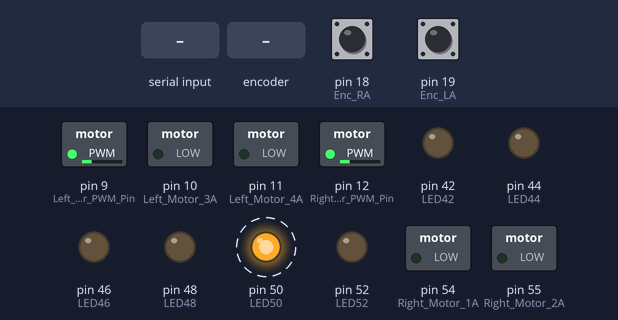
Bench run of a sketch on a simulated Arduino Mega 2560, built with avr-gcc and run on an emulated ATmega2560. Shown: switched loads named in the sketch (green lamp = pin HIGH), output pins drawn as LEDs (lit = HIGH). Dashed ring = blinking. Inputs (shaded band) come from the test bench; at power-on: pin 18 (Enc_RA) HIGH, pin 19 (Enc_LA) HIGH.

Above: at 1.26 s.
1.3 s: "W" received over the second serial link
At 1.81 s:
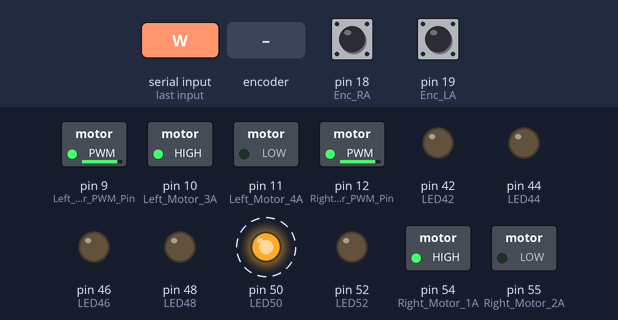
4.3 s: "S" received over the second serial link
At 5.01 s:
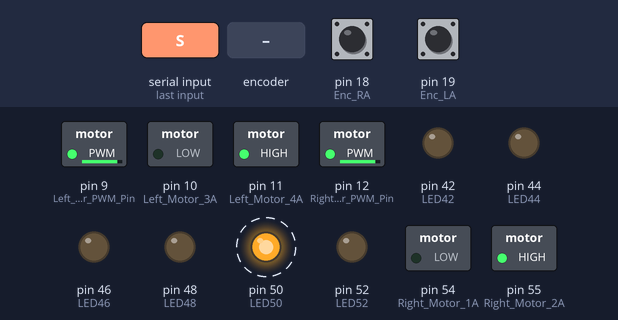
7.3 s: "A" received over the second serial link
At 8.21 s:
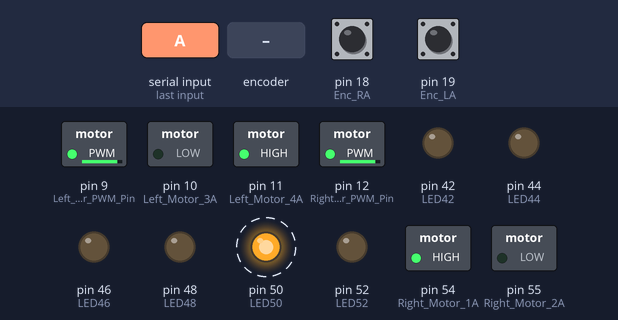
10.3 s: "D" received over the second serial link
At 11.41 s:
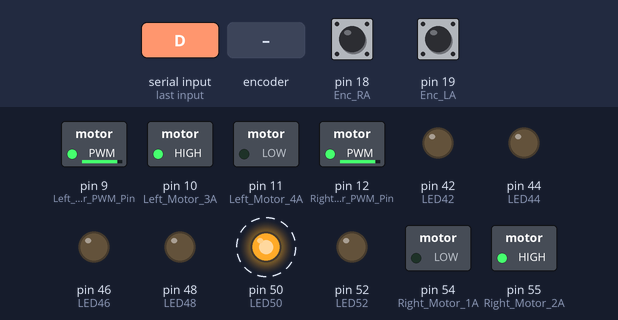
13.3 s: "H" received over the second serial link
At 14.61 s:
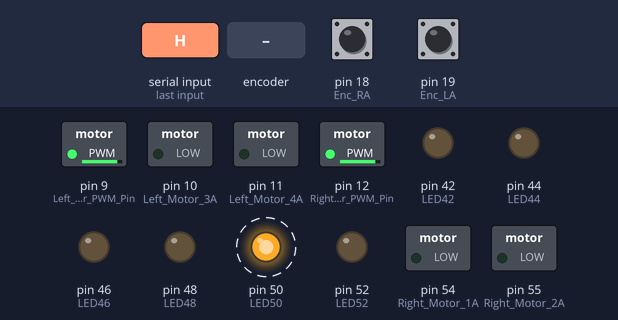
16.3 s: rotary encoder on pin 18 (Enc_RA) / pin 16 (Enc_RB) turned 1 step (first pin leading)
Timing chart, 0 to 20.3 s (numbered marks = the images above; inputs shaded):
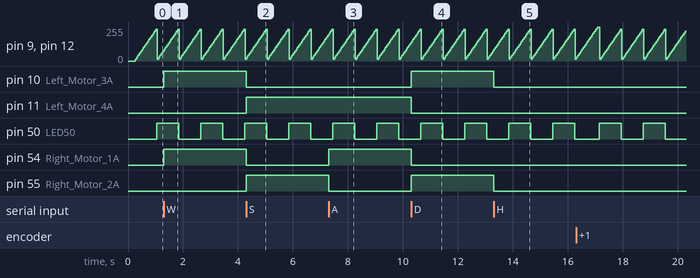

Measured:
- after the input at 1.3 s, pin 10 (Left_Motor_3A), pin 54 (Right_Motor_1A): LOW → HIGH at once
- after the input at 4.3 s, pin 10 (Left_Motor_3A), pin 54 (Right_Motor_1A): HIGH → LOW at once; pin 11 (Left_Motor_4A), pin 55 (Right_Motor_2A): LOW → HIGH at once
- after the input at 7.3 s, pin 54 (Right_Motor_1A): LOW → HIGH at once; pin 55 (Right_Motor_2A): HIGH → LOW at once
- after the input at 10.3 s, pin 10 (Left_Motor_3A), pin 55 (Right_Motor_2A): LOW → HIGH at once; pin 11 (Left_Motor_4A), pin 54 (Right_Motor_1A): HIGH → LOW at once
- after the input at 13.3 s, pin 10 (Left_Motor_3A), pin 55 (Right_Motor_2A): HIGH → LOW at once
- by itself, pin 9 (Left_Motor_PWM_Pin), pin 12 (Right_Motor_PWM_Pin): ramps from 15/255 to 255/255 and jumps back, once every 0.80 s
- by itself, pin 50 (LED50): alternates HIGH for 0.80 s and LOW for 0.80 s

The sketch:

R_TTG_Timers_Encoder_test_PID_4.ino
```cpp
  #include "init_header.h"
  //#include <WProgram.h>

  #define Enc_RA 18
  #define Enc_RB 16

  #define Enc_LA 19
  #define Enc_LB 17

  unsigned int timer4_counter = 0;
  unsigned int timer3_counter = 0;
  unsigned int i = 0;
  unsigned int j = 0;

  unsigned char L_Motor_dir = 0;
  unsigned char R_Motor_dir = 0;
  int  L_Motor_Pos = 0;
  int  R_Motor_Pos = 0;

  int l_enc = 0;
  unsigned int l_enc_temp;
  int r_enc = 0;
  unsigned int r_enc_temp;

  bool timer4_flag = 0;
  bool timer3_flag = 0;

  //unsigned int time_elapsed;
  unsigned int L_min_time = 65535;
  unsigned int R_min_time = 65535;

  long unsigned int goal_Pos = 0;
  unsigned int Pos_inc = 18;
  /*
  int Kp = 3;
  int Kpper = 1;    // never be 0

  int Kpi = 2;
  int Kpiper = 3;    // never be 0

  int Ki = 1;
  int Kiper = 50;    // never be 0
   */

  int Kp = 3;
  int Kpper = 1;    // never be 0

  int Kpi = 2;
  int Kpiper = 3;    // never be 0

  int Ki = 0;
  int Kiper = 50;    // never be 0


  int stab_imp = 5;
  long unsigned int Left_Motor_pos = 0;
  long unsigned int Right_Motor_pos = 0;
  int Left_I_error = 0;
  int Right_I_error = 0;

  int I_error = 0;
  int PI_error;

  int error;

  int Left_Motor_PWM = 0;
  int Right_Motor_PWM = 0;

  void Left_Motor_(unsigned int dir);
  void Right_Motor_(unsigned int dir);

  unsigned int l_motor_interrupts;
  unsigned int r_motor_interrupts;

  void setup(){
    LED_Init();
    Encoder_Init();
    Motor_Init();

    attachInterrupt(5, RA_interrupt, CHANGE);  //Pin 18
    attachInterrupt(4, LA_interrupt, CHANGE);  //Pin 19

    Serial.begin(9600);
    Serial3.begin(9600);

    noInterrupts();           // disable all interrupts
    timer4_Init(64);    //timer4(prescaler); 8, 64, 256, 1024
    // timer4_counter = 40535;    // 10Hz - PID + samples
    timer4_counter = 53035;  //20 Hz

    timer3_Init(256);
    timer3_counter = 15535;
    //    timer3_counter = 15535;    // 5 Hz - increment
    interrupts();             // enable all interrupts

  }

  //////////////////////////Loop//////////////////////////
  void loop(){
    unsigned char inByte = Serial3.read();

    if(inByte == 'W'){
      Left_Motor_(FOWARD);
      Right_Motor_(FOWARD);
      //     Left_Motor_PWM = 200;
      //     Right_Motor_PWM = 200;
    }
    else if(inByte == 'S'){
      Left_Motor_(BACKWARD);
      Right_Motor_(BACKWARD);
      //   Left_Motor_PWM = 200;
      //   Right_Motor_PWM = 200;
    }
    else if(inByte == 'A'){
      Left_Motor_(BACKWARD);
      Right_Motor_(FOWARD);
      //   Left_Motor_PWM = 200;
      //   Right_Motor_PWM = 200;
    }
    else if(inByte == 'D'){
      Left_Motor_(FOWARD);
      Right_Motor_(BACKWARD);
      //      Left_Motor_PWM = 200;
      //      Right_Motor_PWM = 200;
    }
    else if(inByte == 'H'){
      Left_Motor_ (STOP);
      Right_Motor_(STOP);

      if(l_enc !=0 && r_enc !=0){
        Left_Motor_PWM = 0;
        Right_Motor_PWM = 0;
        Left_I_error = 0;
        Right_I_error = 0;
        I_error = 0;
      }
    }
 if(timer3_flag && (l_motor_interrupts !=0) || (r_motor_interrupts !=0)){
        Serial3.write(0xFF);
        delay(10);
        Serial3.write(l_motor_interrupts);
        delay(10);
        Serial3.write(r_motor_interrupts);
        delay(10);
 }
  }////////////////////////Loop End///////////////////////

  void Right_Motor_(unsigned int dir){
    switch(dir){
    case FOWARD:
      digitalWrite(Right_Motor_1A, HIGH);
      digitalWrite(Right_Motor_2A, LOW);
      break;
    case BACKWARD:
      digitalWrite(Right_Motor_1A, LOW);
      digitalWrite(Right_Motor_2A, HIGH);
      break;
    case STOP:
      digitalWrite(Right_Motor_1A, LOW);
      digitalWrite(Right_Motor_2A, LOW);
      break;
    }
  }

  void Left_Motor_(unsigned int dir){
    switch(dir){
    case FOWARD:
      digitalWrite(Left_Motor_3A, HIGH);
      digitalWrite(Left_Motor_4A, LOW);
      break;
    case BACKWARD:
      digitalWrite(Left_Motor_3A, LOW);
      digitalWrite(Left_Motor_4A, HIGH);
      break;
    case STOP:
      digitalWrite(Left_Motor_3A, LOW);
      digitalWrite(Left_Motor_4A, LOW);
      break;
    }
  }
  bool LA;
  bool LB;
  /////////////////Interrupts/////////////////
  //Input Change Noticed
  void LA_interrupt(){
    /* LA = digitalRead(Enc_LA);
     LB = digitalRead(Enc_LB);

     if(LA)
     if(LB) L_Motor_dir = FOWARD;
     else   L_Motor_dir = BACKWARD;
     else
     if(LB) L_Motor_dir = BACKWARD;
     else   L_Motor_dir = FOWARD;
     */
    l_enc += 1;
    TCNT3 = timer3_counter;      // moving
  }

  bool RA;
  bool RB;
  void RA_interrupt(){
    /*  RA = digitalRead(Enc_RA);
     RB = digitalRead(Enc_RB);

     if(RA)
     if(RB) R_Motor_dir = FOWARD;
     else   R_Motor_dir = BACKWARD;
     else
     if(RB) R_Motor_dir = BACKWARD;
     else   R_Motor_dir = FOWARD;
     */
    r_enc += 1;
    TCNT3 = timer3_counter;    // moving
  }

  //timer interrupts
  ISR(TIMER3_OVF_vect){  // R_Motor timer
    TCNT3 = timer3_counter;   // preload timer
    timer3_flag = 1;
    digitalWrite(LED50, digitalRead(LED50) ^ 1);
    // if(l_enc !=0 && r_enc !=0){
    I_error = 0;
    //  Right_Motor_PWM = Left_Motor_PWM;
    Left_Motor_PWM = 0;
    Right_Motor_PWM = 0;
    // }
  }
  unsigned int L_PWM_Write;
  unsigned int R_PWM_Write;

  ISR(TIMER4_OVF_vect){  // L_Motor timer
    TCNT4 = timer4_counter;   // preload timer
    l_motor_interrupts = l_enc;
    r_motor_interrupts = r_enc;

    //Left_Motor_pos += l_motor_interrupts;
    //Right_Motor_pos += r_motor_interrupts;

    PI_error = ((int)l_enc  - (int)r_enc);
    I_error += ((int)l_enc  - (int)r_enc);
    /*  if((int)l_enc - (int)r_enc)
     I_error = 0;
     */

    Left_Motor_PWM  += Kp * (stab_imp - l_enc - Kpi * PI_error / Kiper - Ki * I_error / Kiper) / Kpper ;
    Right_Motor_PWM += Kp * (stab_imp - l_enc + Kpi * PI_error / Kiper + Ki * I_error / Kiper) / Kpper ;
    //Right_Motor_PWM -= Ki * I_error / Kiper;// + Kdif *(old_error - I_error) / Kdifper;
    /*
            if(l_enc > 2 || r_enc > 2){
     Left_Motor_PWM  += Kdif * (r_enc - l_enc);
     Right_Motor_PWM += Kdif * (l_enc - r_enc);//+ Ki * I_error / Kiper;
     }*/
    L_PWM_Write = Left_Motor_PWM;
    R_PWM_Write = Right_Motor_PWM;

    if(Left_Motor_PWM  > 255) Left_Motor_PWM = 255;
    if(Right_Motor_PWM > 255) Right_Motor_PWM = 255;

    if(Left_Motor_PWM  < 0)  L_PWM_Write = 0;
    if(Right_Motor_PWM < 0)  R_PWM_Write = 0;

    /*  if(Right_Motor_PWM < 0) Right_Motor_PWM = 0;
     if(Right_Motor_PWM > 255) Right_Motor_PWM = 0;
     */
    analogWrite(Left_Motor_PWM_Pin, Left_Motor_PWM);
    analogWrite(Right_Motor_PWM_Pin, Right_Motor_PWM);

    timer4_flag = 1;
    l_enc = 0;
    r_enc = 0;
  }
```

init.ino
```cpp
//#include <Arduino.h>
#include "init_header.h"
//#include <WProgram.h>

void Encoder_Init(){
  pinMode(Enc_RA, INPUT);
  pinMode(Enc_RB, INPUT);
  pinMode(Enc_LA, INPUT);
  pinMode(Enc_LB, INPUT);
}

void Motor_Init(){
  pinMode(Left_Motor_PWM_Pin, OUTPUT);
  pinMode(Left_Motor_4A,  OUTPUT);
  pinMode(Left_Motor_3A,  OUTPUT);

  pinMode(Right_Motor_PWM_Pin, OUTPUT);
  pinMode(Right_Motor_1A,  OUTPUT);
  pinMode(Right_Motor_2A,  OUTPUT);
}

void LED_Init(){
  pinMode(LED42, OUTPUT);
  pinMode(LED44, OUTPUT);
  pinMode(LED46, OUTPUT);
  pinMode(LED48, OUTPUT);
  pinMode(LED50, OUTPUT);
  pinMode(LED52, OUTPUT);

  digitalWrite(LED42, LOW);
  digitalWrite(LED44, LOW);
  digitalWrite(LED46, LOW);
  digitalWrite(LED48, LOW);
  digitalWrite(LED50, LOW);
  digitalWrite(LED52, LOW);
}
void timer4_Init(unsigned int prescaler){

  TCCR4A = 0;
  TCCR4B = 0;

  //  timer4_counter = 34286;   // preload timer 65536-16MHz/256/2Hz
  timer4_counter = 0;

  TCNT4 = timer4_counter;   // preload timer

    switch(prescaler){
  case 1: // 1 prescaler
    TCCR4B |= (1 << CS10);
    break;

  case 8:  // 8 prescaler
    TCCR4B |= (1 << CS11);
    break;

  case 64: // 64 prescaler
    TCCR4B |= (1 << CS10);
    TCCR4B |= (1 << CS11);
    break;

  case 256: // 256 prescaler
    TCCR4B |= (1 << CS12);
    break;

  case 1024: // 64 prescaler
    TCCR4B |= (1 << CS10);
    TCCR4B |= (1 << CS12);
    break;

  default:
    TCCR4B |= (1 << CS10);
    break;
  }
  TIMSK4 |= (1 << TOIE1);   // enable timer overflow interrupt
}

void timer3_Init(unsigned int prescaler){

  TCCR3A = 0;
  TCCR3B = 0;

  //  timer3_counter = 34286;   // preload timer 65536-16MHz/256/2Hz
  timer3_counter = 0;

  TCNT3 = timer3_counter;   // preload timer

    switch(prescaler){
  case 1: // 1 prescaler
    TCCR3B |= (1 << CS10);
    break;

  case 8:  // 8 prescaler
    TCCR3B |= (1 << CS11);
    break;

  case 64: // 64 prescaler
    TCCR3B |= (1 << CS10);
    TCCR3B |= (1 << CS11);
    break;

  case 256: // 256 prescaler
    TCCR3B |= (1 << CS12);
    break;

  case 1024: // 64 prescaler
    TCCR3B |= (1 << CS10);
    TCCR3B |= (1 << CS12);
    break;

  default:
    TCCR3B |= (1 << CS10);
    break;
  }
  TIMSK3 |= (1 << TOIE1);   // enable timer overflow interrupt
}
```

init_header.h
```cpp
/*#ifndef INIT_HEADER_H
#define INIT_HEADER_H
*/
//LEDS
#define LED42 42
#define LED44 44
#define LED46 46
#define LED48 48
#define LED50 50
#define LED52 52

#define FOWARD 1
#define BACKWARD 2
#define STOP 0

//Motor
#define Left_Motor_PWM_Pin 9
#define Left_Motor_4A 11
#define Left_Motor_3A 10

#define Right_Motor_PWM_Pin 12
#define Right_Motor_1A 54  // A0
#define Right_Motor_2A 55  // A1

//int Motor1_1A = A0;
//int Motor1_2A = A1;


extern unsigned int timer3_counter;
extern unsigned int timer4_counter;

void Encoder_Init();
void timer3_Init(unsigned int prescaler);
void timer4_Init(unsigned int prescaler);

//#endif
```
